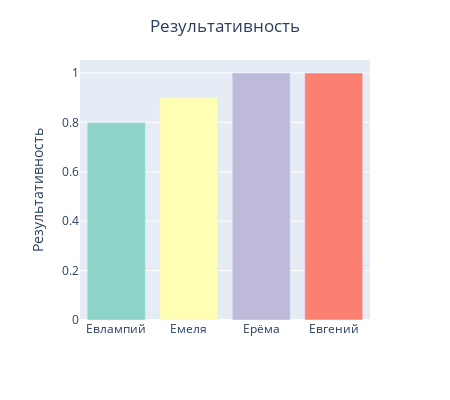

Notebook cell for this chart:
### Code cell
import plotly.express as px
from plotly.offline import download_plotlyjs, init_notebook_mode, iplot
init_notebook_mode(connected=True)

fig = px.bar(df.sort_values(by='performance'), x='name', y='performance', color='name',
             width=450, height=400, color_discrete_sequence=px.colors.qualitative.Set3)
for trace in fig.data:
    trace.hovertemplate = '<b>%{x}</b><br>Результативность %{y}'
fig.update_layout(
    title={
        'text': "Результативность",
        'y':0.95,
        'x':0.5,
        'xanchor': 'center',
        'yanchor': 'top'},
    xaxis_title='',
    yaxis_title='Результативность',
    showlegend=False
    )
fig.show()

### Figure 1 — Plotly figure (JSON) as saved in the notebook; plotly's stock layout.template omitted (floating-point values rounded to 4 significant figures)
{"data": [{"alignmentgroup": "True", "hovertemplate": "<b>%{x}</b><br>Результативность %{y}", "legendgroup": "Евлампий", "marker": {"color": "rgb(141,211,199)"}, "name": "Евлампий", "offsetgroup": "Евлампий", "orientation": "v", "showlegend": true, "textposition": "auto", "type": "bar", "x": ["Евлампий"], "xaxis": "x", "y": [0.8], "yaxis": "y"}, {"alignmentgroup": "True", "hovertemplate": "<b>%{x}</b><br>Результативность %{y}", "legendgroup": "Емеля", "marker": {"color": "rgb(255,255,179)"}, "name": "Емеля", "offsetgroup": "Емеля", "orientation": "v", "showlegend": true, "textposition": "auto", "type": "bar", "x": ["Емеля"], "xaxis": "x", "y": [0.9], "yaxis": "y"}, {"alignmentgroup": "True", "hovertemplate": "<b>%{x}</b><br>Результативность %{y}", "legendgroup": "Ерёма", "marker": {"color": "rgb(190,186,218)"}, "name": "Ерёма", "offsetgroup": "Ерёма", "orientation": "v", "showlegend": true, "textposition": "auto", "type": "bar", "x": ["Ерёма"], "xaxis": "x", "y": [1], "yaxis": "y"}, {"alignmentgroup": "True", "hovertemplate": "<b>%{x}</b><br>Результативность %{y}", "legendgroup": "Евгений", "marker": {"color": "rgb(251,128,114)"}, "name": "Евгений", "offsetgroup": "Евгений", "orientation": "v", "showlegend": true, "textposition": "auto", "type": "bar", "x": ["Евгений"], "xaxis": "x", "y": [1], "yaxis": "y"}], "layout": {"barmode": "relative", "height": 400, "legend": {"title": {"text": "name"}, "tracegroupgap": 0}, "margin": {"t": 60}, "showlegend": false, "title": {"text": "Результативность", "x": 0.5, "xanchor": "center", "y": 0.95, "yanchor": "top"}, "width": 450, "xaxis": {"anchor": "y", "categoryarray": ["Евлампий", "Емеля", "Ерёма", "Евгений"], "categoryorder": "array", "domain": [0, 1], "title": {"text": ""}}, "yaxis": {"anchor": "x", "domain": [0, 1], "title": {"text": "Результативность"}}}}
